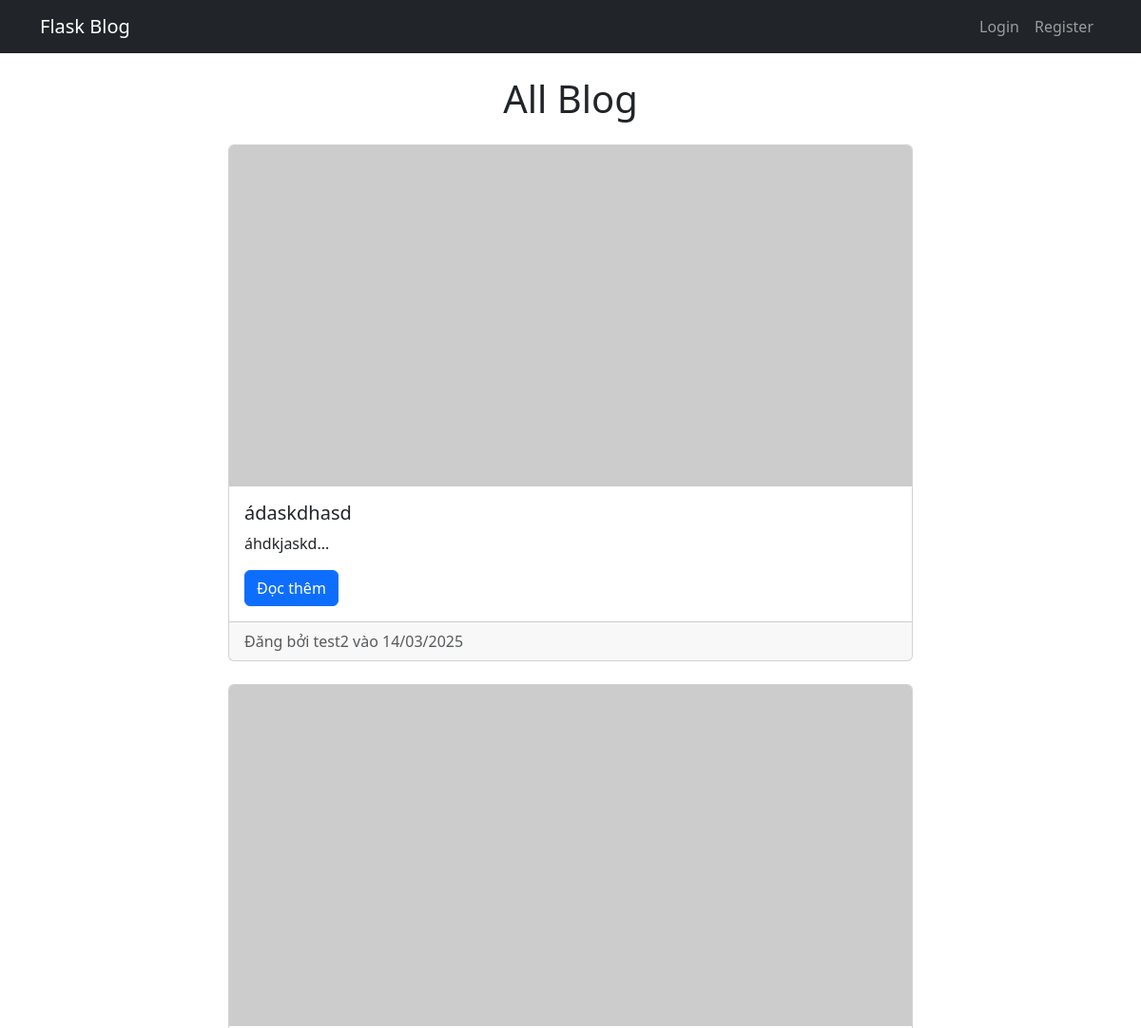
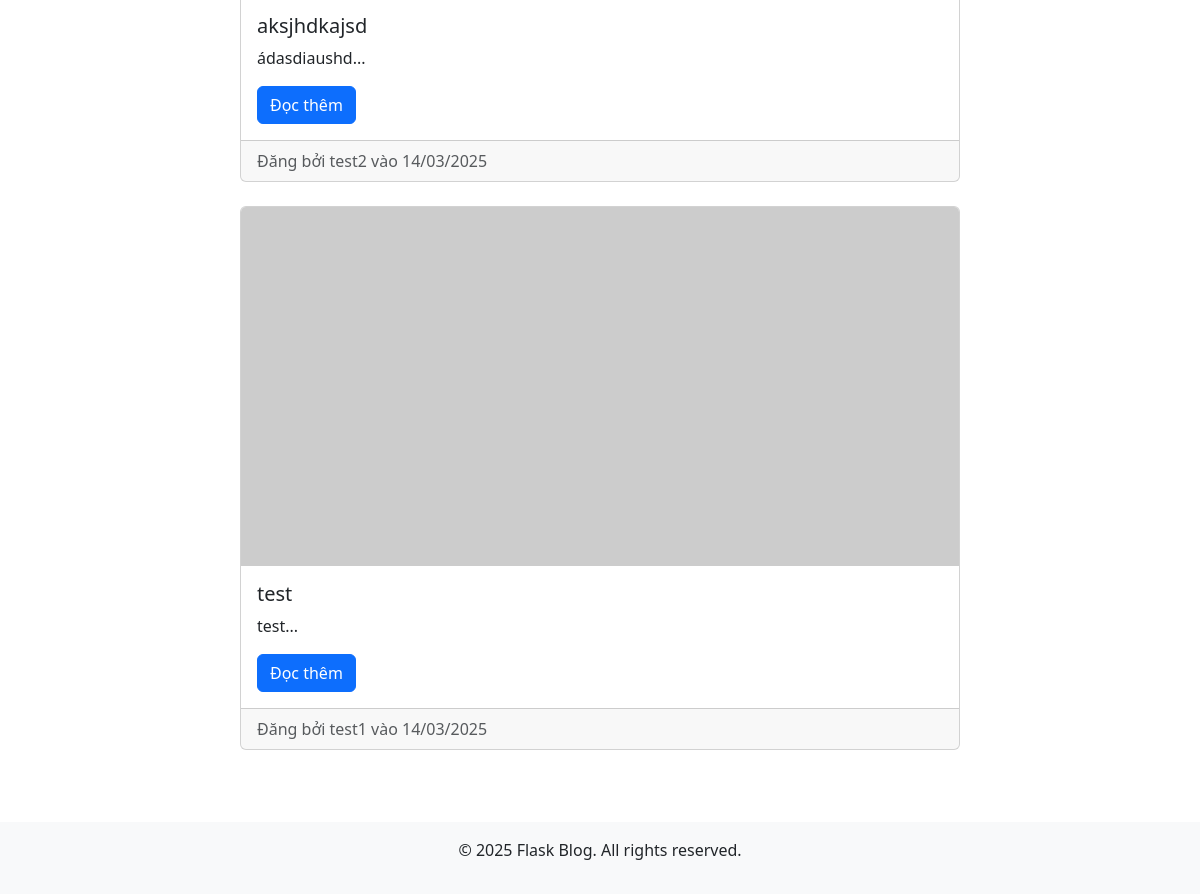
The page / on the database its author committed (2 pictures, top to bottom).
### website/models.py (models this page shows, shortened)
class Post(db.Model):
    id = db.Column(db.Integer, primary_key=True)
    user_id = db.Column(db.Integer, db.ForeignKey('user.id'), nullable=False)
    title = db.Column(db.String(200), nullable=False)
    content = db.Column(db.Text, nullable=False)
    image_url = db.Column(db.String(300), default='https://picsum.photos/800/400')
    created_at = db.Column(db.DateTime, default=datetime.utcnow)
    comments = db.relationship('Comment', backref='post', lazy=True, cascade="all, delete-orphan")

class User(db.Model, UserMixin):
    id = db.Column(db.Integer, primary_key=True)
    username = db.Column(db.String(150), nullable=False)
    email = db.Column(db.String(150), unique=True, nullable=False)
    password_hash = db.Column(db.String(150), nullable=False)
    posts = db.relationship('Post', backref='author', lazy=True)
    comments = db.relationship('Comment', backref='author', lazy=True)

### website/views.py (the view)
@views.route('/')
def home():
    posts = Post.query.order_by(Post.created_at.desc()).all()
    return render_template('home.html', user=current_user, posts=posts)

### website/templates/home.html
{% extends "base.html" %}
{% block content %}
<div class="container">
    <h1 class="text-center my-4">All Blog</h1>
    <div class="row">
        {% for post in posts %}
        <div class="col-md-8 offset-md-2 mb-4">
            <div class="card">
                <img src="{{ post.image_url }}" class="card-img-top" alt="Bài viết">
                <div class="card-body">
                    <h5 class="card-title">{{ post.title }}</h5>
                    <p class="card-text">{{ post.content[:150] }}...</p>
                    <a href="{{ url_for('views.view_post', post_id=post.id) }}" class="btn btn-primary">Đọc thêm</a>
                </div>
                <div class="card-footer text-muted">
                    Đăng bởi {{ post.author.username }} vào {{ post.created_at.strftime('%d/%m/%Y') }}
                </div>
            </div>
        </div>
        {% endfor %}
    </div>
</div>
{% endblock %}

### rows shown on the page
Post: title "ádaskdhasd", content "áhdkjaskd", author.username "test2", created_at "14/03/2025"
Post: title "aksjhdkajsd", content "ádasdiaushd", author.username "test2", created_at "14/03/2025"
Post: title "test", content "test", author.username "test1", created_at "14/03/2025"
